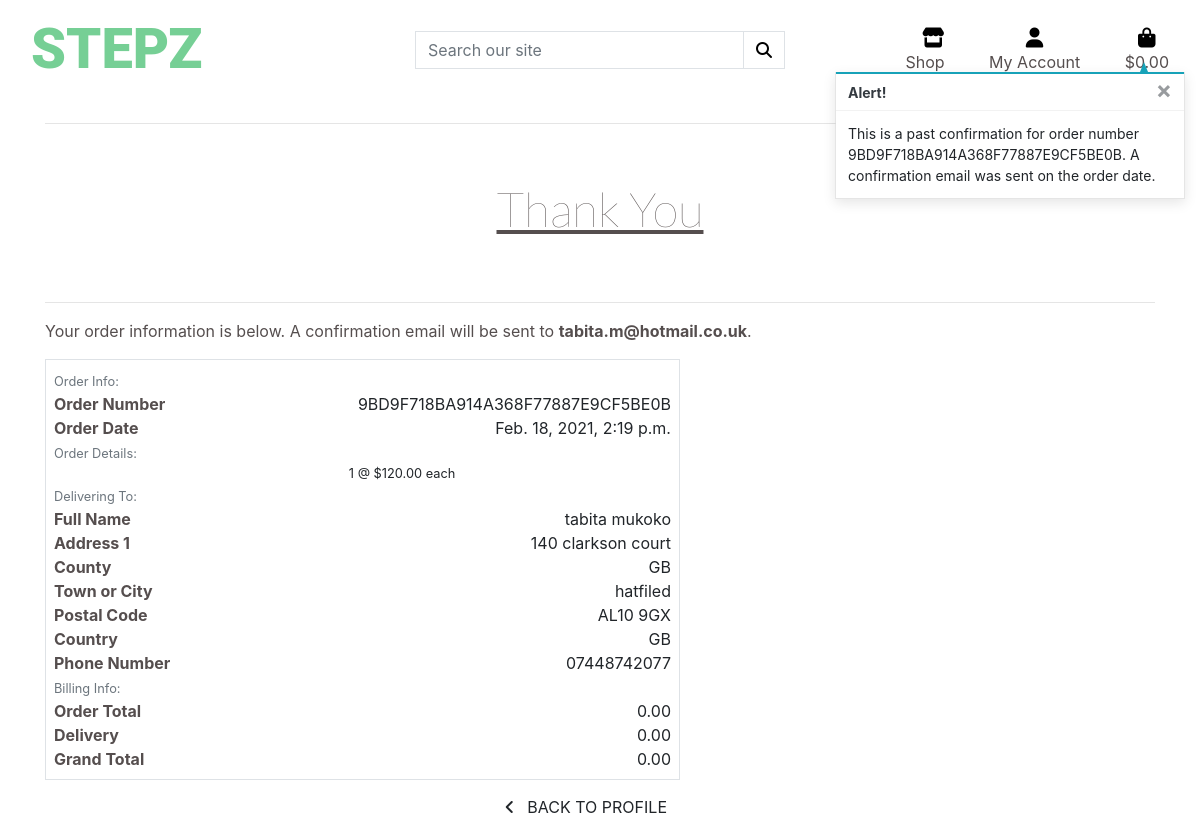
The page /profile/order_history/9BD9F718BA914A368F77887E9CF5BE0B on the database its author committed.
### checkout/models.py (models this page shows, shortened)
class Order(models.Model):
    order_number = models.CharField(max_length=32, null=False, editable=False)
    user_profile = models.ForeignKey(UserProfile, on_delete=models.SET_NULL,
                                     null=True, blank=True, related_name='orders')
    full_name = models.CharField(max_length=50, null=False, blank=False)
    email = models.EmailField(max_length=254, null=False, blank=False)
    phone_number = models.CharField(max_length=20, null=False, blank=False)
    country = CountryField(blank_label='Country *', null=False, blank=False)
    postcode = models.CharField(max_length=20, null=True, blank=True)
    town_or_city = models.CharField(max_length=40, null=False, blank=False)
    street_address1 = models.CharField(max_length=80, null=False, blank=False)
    street_address2 = models.CharField(max_length=80, null=True, blank=True)
    county = models.CharField(max_length=80, null=True, blank=True)
    date = models.DateTimeField(auto_now_add=True)
    delivery_cost = models.DecimalField(max_digits=6, decimal_places=2, null=False, default=0)
    order_total = models.DecimalField(max_digits=10, decimal_places=2, null=False, default=0)
    grand_total = models.DecimalField(max_digits=10, decimal_places=2, null=False, default=0)
    original_bag = models.TextField(null=False, blank=False, default='')
    stripe_pid = models.CharField(max_length=254, null=False, blank=False, default='')

class OrderLineItem(models.Model):
    order = models.ForeignKey(Order, null=False, blank=False, on_delete=models.CASCADE, related_name='lineitems')
    product = models.ForeignKey(Product, null=False, blank=False, on_delete=models.CASCADE)
    quantity = models.IntegerField(null=False, blank=False, default=0)
    lineitem_total = models.DecimalField(max_digits=6, decimal_places=2, null=False, blank=False, editable=False)

### products/models.py (models this page shows, shortened)
class Product(models.Model):
    category = models.ForeignKey('Category', null=True, blank=True, on_delete=models.SET_NULL)
    sku = models.CharField(max_length=254, null=True, blank=True)
    name = models.CharField(max_length=254)
    description = models.TextField()
    colour = models.CharField(max_length=254, null=True, blank=True)
    price = models.DecimalField(null=True, max_digits=6, decimal_places=2)
    image_url = models.URLField(max_length=1024, null=True, blank=True)
    image = models.ImageField(null=True, blank=True)

### profiles/views.py (the view)
# urls.py: path('order_history/<order_number>', views.order_history, name='order_history'),
def order_history(request, order_number):
    order = get_object_or_404(Order, order_number=order_number)
    messages.info(request, (
        f'This is a past confirmation for order number {order_number}. '
        'A confirmation email was sent on the order date.'
    ))
    template = 'checkout/checkout_success.html'
    context = {
        'order': order,
        'from_profile': True,
    }
    return render(request, template, context)

### bag/contexts.py (called while the page is built, shortened)
def bag_contents(request):
    bag_items = []
    total = 0
    product_count = 0
    bag = request.session.get('bag', {})
    if total > 0:
        delivery = total * Decimal(settings.STANDARD_DELIVERY/100)
    else:
        delivery = 0
    grand_total = delivery + total
    context = {
        'bag_items': bag_items,
        'total': total,
        'product_count': product_count,
        'delivery_cost': settings.STANDARD_DELIVERY,
        'delivery': delivery,
        'grand_total': grand_total,
    }
    return context

### checkout/templates/checkout/checkout_success.html (shortened to what this page needs)
{% extends "base.html" %}
{% load static %}
{% block extra_css %}
    <link rel="stylesheet" href="{% static 'checkout/css/checkout.css' %}">
{% endblock %}
{% block content %}
    <div class="container">
        <div class="row">
            <div class="col">
                <hr>
                <h2 class="logo-font mb-4">Thank You</h2>
                <hr>
                <p class="text-black">Your order information is below. A confirmation email will be sent to <strong>{{ order.email }}</strong>.</p>
            </div>
        </div>
         <div class="row">
            <div class="col-12 col-lg-7">
                <div class="order-confirmation-wrapper p-2 border">
                    <div class="row">
                        <div class="col">
                            <small class="text-muted">Order Info:</small>
                        </div>
                    </div>
                    <div class="row">
                        <div class="col-12 col-md-4">
                            <p class="mb-0 text-black font-weight-bold">Order Number</p>
                        </div>
                        <div class="col-12 col-md-8 text-md-right">
                            <p class="mb-0">{{ order.order_number }}</p>
                        </div>
                    </div>
                    <div class="row">
                        <div class="col-12 col-md-4">
                            <p class="mb-0 text-black font-weight-bold">Order Date</p>
                        </div>
                        <div class="col-12 col-md-8 text-md-right">
                            <p class="mb-0">{{ order.date }}</p>
                        </div>
                    </div>
                    <div class="row">
                        <div class="col">
                            <small class="text-muted">Order Details:</small>
                        </div>
                    </div>
                    {% for item in order.lineitems.all %}
                    <div class="row">
                        <div class="col-12 col-md-8 text-md-right">
                            <p class="small mb-0">{{ item.quantity }} @ ${{ item.product.price }} each</p>
                        </div>
                    </div>
                    {% endfor %}
                    <div class="row">
                        <div class="col">
                            <small class="text-muted">Delivering To:</small>
                        </div>
                    </div>
                    <div class="row">
                        <div class="col-12 col-md-4">
                            <p class="mb-0 text-black font-weight-bold">Full Name</p>
                        </div>
                        <div class="col-12 col-md-8 text-md-right">
                            <p class="mb-0">{{ order.full_name }}</p>
                        </div>
                    </div>
                    <div class="row">
                        <div class="col-12 col-md-4">
                            <p class="mb-0 text-black font-weight-bold">Address 1</p>
                        </div>
                        <div class="col-12 col-md-8 text-md-right">
                            <p class="mb-0">{{ order.street_address1 }}</p>
                        </div>
                    </div>
                    {% if order.county %}
                    <div class="row">
                        <div class="col-12 col-md-4">
                            <p class="mb-0 text-black font-weight-bold">County</p>
                        </div>
                        <div class="col-12 col-md-8 text-md-right">
                            <p class="mb-0">{{ order.county }}</p>
                        </div>
                    </div>
                    {% endif %}
                    <div class="row">
                        <div class="col-12 col-md-4">
                            <p class="mb-0 text-black font-weight-bold">Town or City</p>
                        </div>
                        <div class="col-12 col-md-8 text-md-right">
                            <p class="mb-0">{{ order.town_or_city }}</p>
                        </div>
                    </div>
                    {% if order.postcode %}
                    <div class="row">
                        <div class="col-12 col-md-4">
                            <p class="mb-0 text-black font-weight-bold">Postal Code</p>
                        </div>
                        <div class="col-12 col-md-8 text-md-right">
                            <p class="mb-0">{{ order.postcode }}</p>
                        </div>
                    </div>
                    {% endif %}
                    <div class="row">
                        <div class="col-12 col-md-4">
                            <p class="mb-0 text-black font-weight-bold">Country</p>
                        </div>
                        <div class="col-12 col-md-8 text-md-right">
                            <p class="mb-0">{{ order.country }}</p>
                        </div>
                    </div>
                    <div class="row">
                        <div class="col-12 col-md-4">
                            <p class="mb-0 text-black font-weight-bold">Phone Number</p>
                        </div>
                        <div class="col-12 col-md-8 text-md-right">
                            <p class="mb-0">{{ order.phone_number }}</p>
                        </div>
                    </div>
                    <div class="row">
                        <div class="col">
                            <small class="text-muted">Billing Info:</small>
                        </div>
                    </div>
                    <div class="row">
                        <div class="col-12 col-md-4">
                            <p class="mb-0 text-black font-weight-bold">Order Total</p>
                        </div>
                        <div class="col-12 col-md-8 text-md-right">
                            <p class="mb-0">{{ order.order_total }}</p>
                        </div>
                    </div>
                    <div class="row">
                        <div class="col-12 col-md-4">
                            <p class="mb-0 text-black font-weight-bold">Delivery</p>
                        </div>
                        <div class="col-12 col-md-8 text-md-right">
                            <p class="mb-0">{{ order.delivery_cost }}</p>
                        </div>
                    </div>
                    <div class="row">
                        <div class="col-12 col-md-4">
                            <p class="mb-0 text-black font-weight-bold">Grand Total</p>
                        </div>
                        <div class="col-12 col-md-8 text-md-right">
                            <p class="mb-0">{{ order.grand_total }}</p>
                        </div>
                    </div>
                </div>
            </div>
        </div>
        <div class="row">
			<div class="col-12 col-lg-7 text-right">
                {% if from_profile %}
                    <a href="{% url 'profile' %}" class="btn btn-black rounded-0 my-2">
                        <span class="icon mr-2">
                            <i class="fas fa-angle-left"></i>
                        </span>
                        <span class="text-uppercase">Back to Profile</span>
                    </a>
                {% endif %}
			</div>
		</div>
    </div>
{% endblock %}

### static/css/base.css (style rules this page uses)
html { height: 100; }
body { margin: 0; }
.text-black { color: rgb(85, 78, 78) !important; }
h2, h3 { font-family:lato,sans-serif; font-weight: lighter; color:rgb(85, 78, 78); font-size: 3rem; padding: 40px; text-decoration-line: underline; text-align: center; }

### rows shown on the page
Order: email "tabita.m@hotmail.co.uk", order_number "9BD9F718BA914A368F77887E9CF5BE0B", date "Feb. 18, 2021, 2:19 p.m.", full_name "tabita mukoko", street_address1 "140 clarkson court", county "GB", town_or_city "hatfiled", postcode "AL10 9GX", country "GB", phone_number "07448742077", order_total "0.00", delivery_cost "0.00", grand_total "0.00"
OrderLineItem: quantity "1", product.price "120.00"

### other values the page prints
{{ message }} "This is a past confirmation for order number 9BD9F718BA914A368F77887E9CF5BE0B. A confirmation email was sent on the order date."
